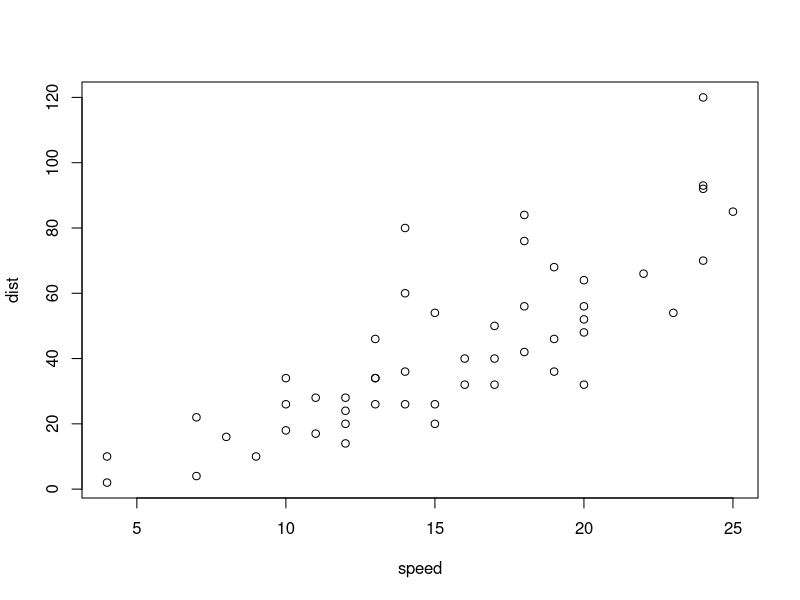
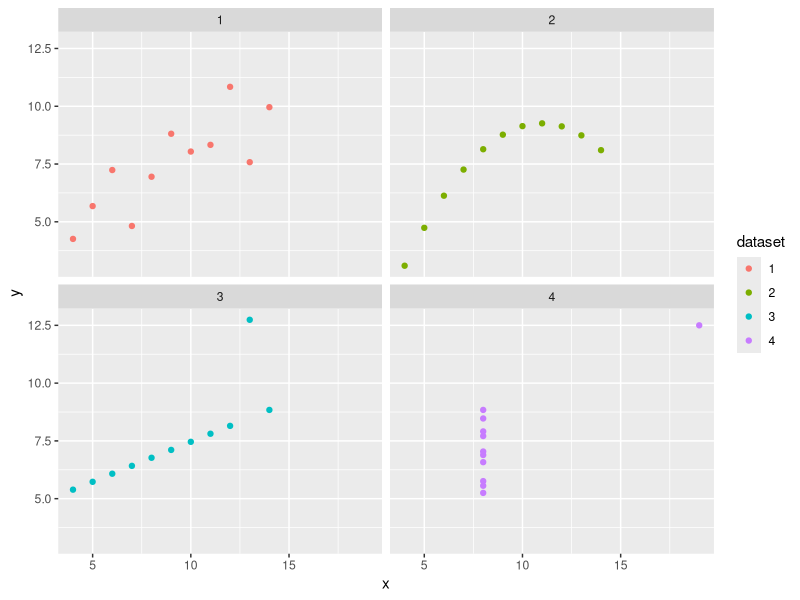

Here is the R script that generated these plots, in order: (Note: this script raises an error after producing the figures.)
## ---- chunk 1
plot(cars)
## ---- chunk 2
library(tidyverse)
library(knitr)
library(xtable)
## ---- chunk 3
anscombe
## ---- chunk 4
ansc <-
  bind_cols(
    anscombe %>%
      select(matches("x")) %>%
      gather(dataset, "x"),
    anscombe %>%
      select(matches("y")) %>%
      gather(key, "y")
  ) %>%
  select(-key) %>%
  mutate(dataset = gsub("x", "", dataset)) %>%
  as_tibble()
    
## ---- chunk 5
ansc <-
  bind_cols(
    anscombe %>% 
      select(matches("x")) %>% 
      gather(dataset, "x"),
    anscombe %>% 
      select(matches("y")) %>% 
      gather(key, "y")
  ) %>%
  select(-key) %>% 
  mutate(dataset = gsub("x", "", dataset)) %>%  
  as_tibble()

## ---- chunk 6
ansc
## ---- chunk 7
ansc %>%
  group_by(dataset) %>%
  summarize(
    mean_x = mean(x),
    stdev_x = sd(x),
    mean_y = mean(y),
    stdev_y = sd(y)
  )
## ---- chunk 8
ansc %>% ggplot(aes(x, y, color = dataset)) + 
  geom_point() +
  facet_wrap(~dataset, ncol = 2)

## ---- chunk 9
head(iris)
## ---- chunk 10
kable(head(iris), 
      align= c("l", "c", "r", "c", "l"),
      col.names = c("Sepal Length", "Sepal Width", "Sepal Length", "Sepal Width", "Species"))
## ---- chunk 11
kable(head(airquality)) 
      
## ---- chunk 12
kable(head(airquality))
      align= c("l", "c", "r", "c", "l")
      col.names = c("Day","Month","Temp(°F)","Wind (mph)","Solar R(lang)","Ozone (ppb)")
## ---- chunk 13
kable(head(chicks_lm))
## ---- chunk 14
trees_lm <- lm(Girth ~ Height, data = trees)

xtable(trees_lm) %>% kable()
